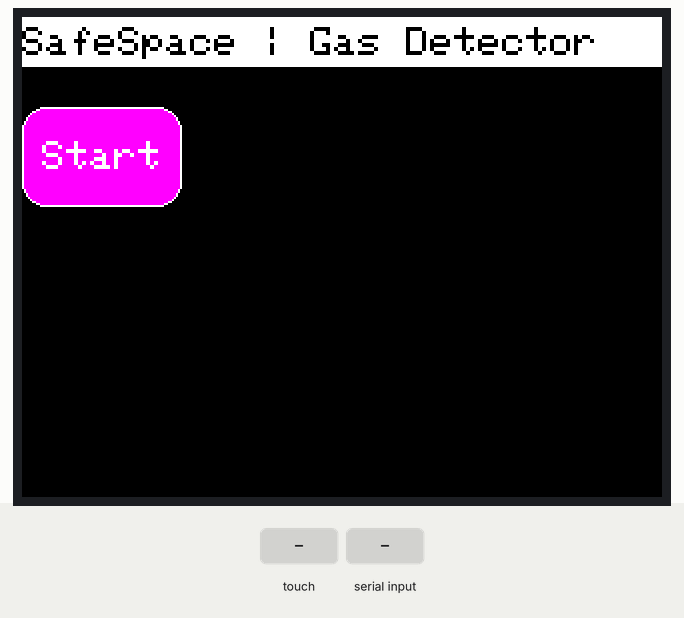
The sketch below on a simulated Arduino Uno, built with avr-gcc and run on an emulated ATmega328P. On the bench: 320×240 colour display. The test bench sets the inputs (shaded band). What the sketch prints to the serial monitor is not drawn.

Above: at 6.6 s.
6.7 s: touch panel pressed at 13 % / 10 % of its raw x / y range
At 8.5 s:
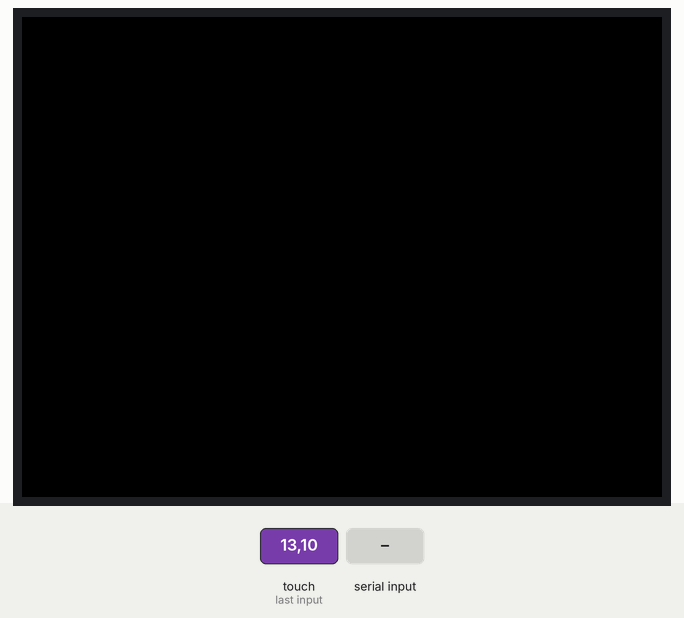
9.7 s: "SOS\n" received over Serial
At 10.4 s:
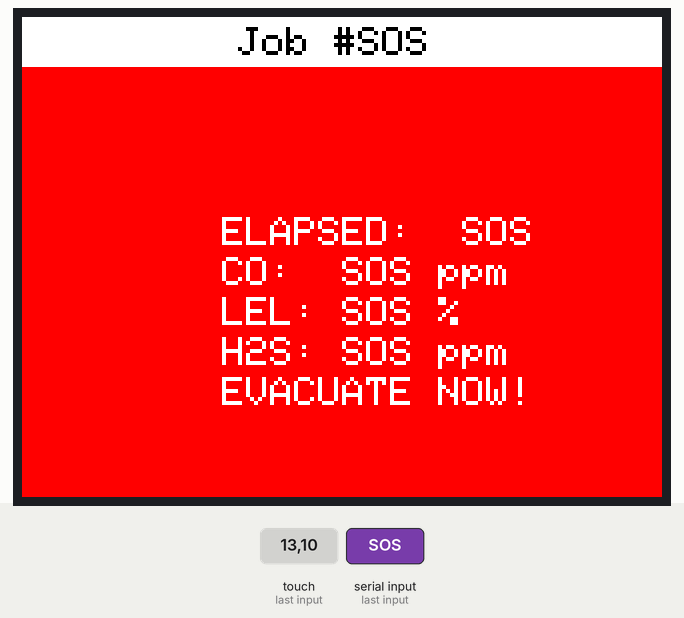
12.7 s: "1\n" received over Serial
At 13.7 s:
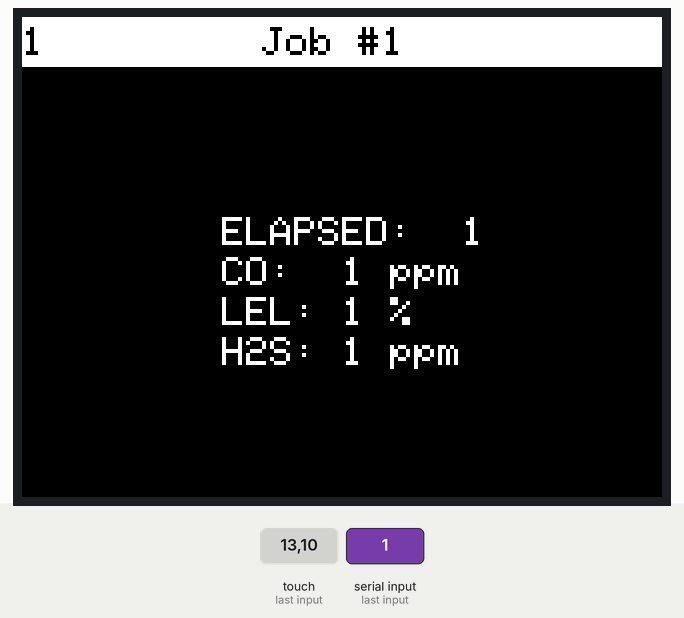
15.7 s: touch panel pressed at 38 % / 10 % of its raw x / y range
At 18.5 s:
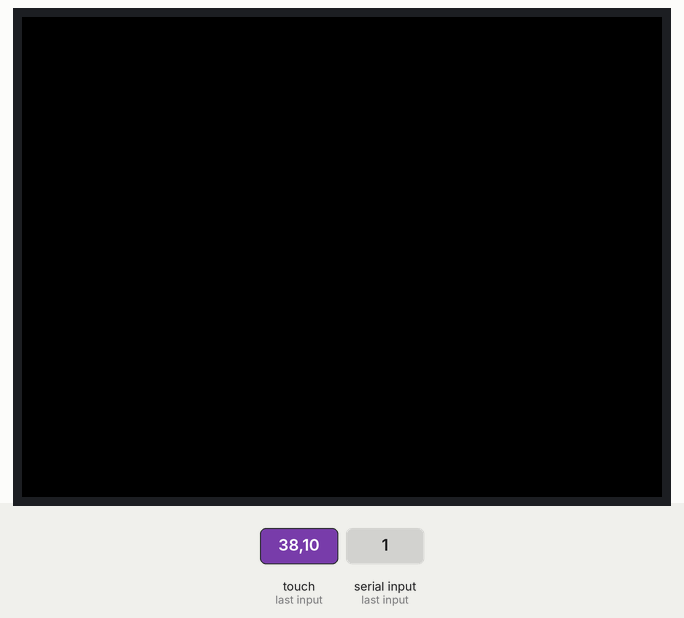
18.7 s: "0\n" received over Serial
At 19.7 s:
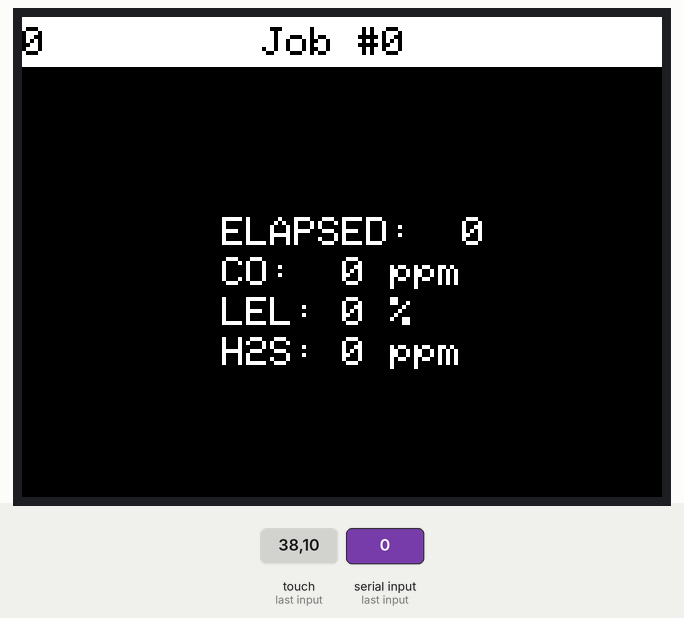
21.7 s: "SOS\n" received over Serial
At 23.11 s:
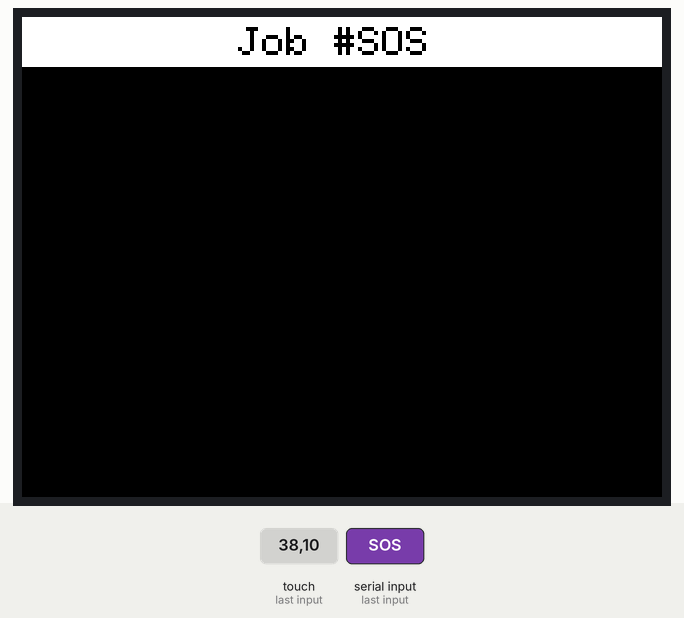
Timing chart, 0 to 24.7 s (numbered marks = the images above; inputs shaded):
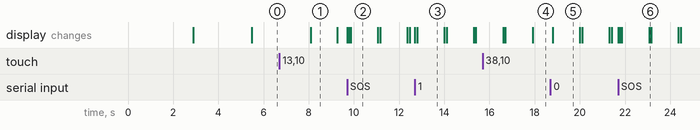

The sketch:

safeSpace.ino
```cpp
#include <Adafruit_GFX.h>
#include <MCUFRIEND_kbv.h>
MCUFRIEND_kbv tft;
#include <TouchScreen.h>
#define MINPRESSURE 100
#define MAXPRESSURE 2000
#define BLACK   0x0000
#define BLUE    0x001F
#define RED     0xF800
#define GREEN   0x07E0
#define MAGENTA 0xF81F
#define YELLOW   0xFFE0
#define WHITE   0xFFFF
#define RED     0xF800

unsigned long previousMillis = 0;
const int interval = 10;  // Refresh interval in milliseconds

// ALL Touch panels and wiring is DIFFERENT
// copy-paste results from TouchScreen_Calibr_native.ino
const int XP = 6, XM = A2, YP = A1, YM = 7; //ID=0x9341

const int TS_LEFT = 910, TS_RT = 169, TS_TOP = 900, TS_BOT = 180;

const String dataUnavailableString = "N/A";

TouchScreen ts = TouchScreen(XP, YP, XM, YM, 300);

int Started = 0;

Adafruit_GFX_Button on_btn;

int pixel_x, pixel_y;     //Touch_getXY() updates global vars
int button;
int onMode = 0;

void serialFlush(){
                  while(Serial.available() > 0) {
                    char t = Serial.read();
                  }
                }

bool Touch_getXY(void)
{
    TSPoint p = ts.getPoint();
    pinMode(YP, OUTPUT);      //restore shared pins
    pinMode(XM, OUTPUT);
    digitalWrite(YP, HIGH);   //because TFT control pins
    digitalWrite(XM, HIGH);
    bool pressed = (p.z > MINPRESSURE && p.z < MAXPRESSURE);
    if (pressed) {
        // Serial.println("P.X:"+String(p.x));
        // Serial.println("P.Y:"+String(p.y));
        pixel_x = map(p.x, TS_RT, TS_LEFT,  0, tft.width()); //.kbv makes sense to me
        pixel_y = map(p.y, TS_TOP, TS_BOT, 0, tft.height());
        // Serial.println("X:"+String(pixel_x));
        // Serial.println("Y:"+String(pixel_y));
        // Serial.println("");
        tft.setTextColor(WHITE, BLACK);
        if (pixel_y<=-25){
            button = 0;
            if (onMode == 0) {
                on_btn.initButton(&tft, 40, 70, 80, 50, WHITE, MAGENTA, WHITE, "J.I.P", 2);
                onMode = 1;
            } else {
                onMode = 0;
            }
            on_btn.drawButton(true);
        }
        if(pixel_y>-25){
          button = 2;
        }

    }
    //   tft.drawLine(160, 239,x,y, WHITE);
    if(pressed){
          tft.setTextSize(2);

          tft.setCursor(110,45);
          delay(1000);
          int textX = 110;
          int textY = 45;
          int textWidth = 200;
          int textHeight = 20;
          uint16_t backgroundColor = BLACK;
          tft.fillRect(textX, textY, textWidth, textHeight, backgroundColor);
    }
    delay(200);
    return pressed;
}

String getSensorData() {
  unsigned long startTime = millis();
  while (millis() - startTime < 1000) { // Wait for up to 1000 milliseconds (1 second)
    if (Serial.available() > 0) {
      String data = Serial.readStringUntil('\n');
      return data;
    }
  }
  return dataUnavailableString;
}

void printValues() {

            String sensorString = getSensorData();
            int firstDelimiterIndex = sensorString.indexOf('|');
            int secondDelimiterIndex = sensorString.indexOf('|', firstDelimiterIndex + 1);
            int thirdDelimiterIndex = sensorString.indexOf('|', secondDelimiterIndex + 1);
            int fourthDelimiterIndex = sensorString.indexOf('|', thirdDelimiterIndex + 1);
            int fifthDelimiterIndex = sensorString.indexOf('|', fourthDelimiterIndex + 1);

            // Extract elapsed time value
            String elapsedStr = sensorString.substring(0, firstDelimiterIndex);

            // Extract CO value
            String carbonMonoxideStr = sensorString.substring(firstDelimiterIndex + 1, secondDelimiterIndex);

            // Extract LEL value
            String lelStr = sensorString.substring(secondDelimiterIndex + 1, thirdDelimiterIndex);

            // Extract H2S value
            String h2sStr = sensorString.substring(thirdDelimiterIndex + 1, fourthDelimiterIndex);

            // Extract JOB value
            String jobStr = sensorString.substring(fourthDelimiterIndex + 1, fifthDelimiterIndex);

            // Extract current time
            String currentTimeStr = sensorString.substring(fifthDelimiterIndex + 1, sensorString.length() - 3);

              tft.setTextSize(2);
   tft.fillRect(0,25,320,240,BLACK);
                tft.fillRect(100, 180, 100, 30, BLACK);

if (sensorString.indexOf("SOS") != -1) {
   tft.fillRect(0,25,320,240,RED);

            String currentTimeStr = sensorString.substring(fifthDelimiterIndex + 1, sensorString.length() - 9);
 }

              // Display the JSON data on the TFT LCD
              tft.setCursor(100, 100);
              if (sensorString.indexOf("SOS") == -1){
                            tft.fillRect(100, 100, 100, 30, BLACK);}
              tft.setTextColor(WHITE);
              tft.print("ELAPSED:  ");
              tft.print(elapsedStr);

              tft.setCursor(100, 120);
              if (sensorString.indexOf("SOS") == -1){
                            tft.fillRect(100, 120, 100, 30, BLACK);}
              tft.setTextColor(WHITE);
              tft.print("CO:  ");
              tft.print(carbonMonoxideStr);
              tft.print(" ppm");

              tft.setCursor(100, 140);
              if (sensorString.indexOf("SOS") == -1){
                            tft.fillRect(100, 140, 100, 30, BLACK);}
              tft.setTextColor(WHITE);
              tft.print("LEL: ");
              tft.print(lelStr);
              tft.print(" %");

              tft.setCursor(100, 160);
              if (sensorString.indexOf("SOS") == -1){
                            tft.fillRect(100, 160, 100, 30, BLACK);}
              tft.setTextColor(WHITE);
              tft.print("H2S: ");
              tft.print(h2sStr);
              tft.print(" ppm");

              if (sensorString.indexOf("SOS") != -1) {
                tft.setCursor(100, 180);
                tft.setTextColor(WHITE);
                tft.print("EVACUATE NOW!");
              }

               tft.fillRect(0,0,320,25,WHITE);
               tft.setTextColor(BLACK);
               tft.setCursor(0,5);
               tft.print(currentTimeStr);
               tft.print("         Job #"+jobStr);
               serialFlush();
               Serial.println("ACK");


}


float i=0;
int randomvalue=-90;
int returnx=0;
float angle,x,y;
bool down;
unsigned long old =0;
unsigned long current =0;
void setup(void)
{
    Serial.begin(9600);
    uint16_t ID = tft.readID();
    Serial.print("TFT ID = 0x");
    Serial.println(ID, HEX);
    Serial.println("Calibrate for your Touch Panel");
    if (ID == 0xD3D3) ID = 0x9486; // write-only shield
    tft.begin(ID);
    tft.setRotation(3);            //PORTRAIT
    tft.setTextSize(3);


    tft.fillScreen(BLACK);
    tft.setTextColor(YELLOW);

    tft.setTextSize(1);

    tft.println("      __,");
    tft.println("   .-'  / ");
    tft.println(" .'    /   /`.");
    tft.println(" |    /   /  |     .----.         .---.");
    tft.println(" |    \__/   |    '---,  `._____.'  _  `.");
    tft.println(" `.         .'         )   _____   <_>  :");
    tft.println("   `.     .'      .---'  .'     `.     .'");
    tft.println("     | ][ |       `----'          `---'");
    tft.println("     | ][ |");
    tft.print("     | ][ |");
    tft.setTextColor(WHITE);
    tft.println("     ____  __  ____ ____ ");
    tft.setTextColor(YELLOW);
    tft.print("     | ][ |");
    tft.setTextColor(WHITE);
    tft.println("    / ___)/ _\(  __(  __)");
    tft.setTextColor(YELLOW);
    tft.print("     | ][ |");
    tft.setTextColor(WHITE);
    tft.println("    \___ /    \) _) ) _)");
    tft.setTextColor(YELLOW);
    tft.print("     | ][ |");
    tft.setTextColor(WHITE);
    tft.println("    (____\_/\_(__) (____)");
    tft.setTextColor(YELLOW);
    tft.println("     | ][ |");
    tft.println("     | ][ |");
    tft.print("     | ][ |");
    tft.setTextColor(WHITE);
    tft.println("           ____ ____  __   ___ ____ ");
    tft.setTextColor(YELLOW);
    tft.print("   .'  __  `.");
    tft.setTextColor(WHITE);
    tft.println("        / ___(  _ \/ _\ / __(  __)");
    tft.setTextColor(YELLOW);
    tft.print("   |  /  \  | ");
    tft.setTextColor(WHITE);
    tft.println("         \___ \) __/    ( (__ ) _)");
    tft.setTextColor(YELLOW);
    tft.print("   |  \__/  |");
    tft.setTextColor(WHITE);
    tft.println("        (____(__) \_/\_/\___(____)");
    tft.setTextColor(YELLOW);
    tft.println("   `.      .'");
    tft.println("     `----'");


   delay(2500);

    tft.fillScreen(BLACK);
    tft.setTextColor(WHITE);
   tft.setCursor(0,0);
   tft.println("");
   tft.setTextSize(4);
   tft.println("SafeSpace");
    tft.setTextColor(YELLOW);
   tft.setTextSize(1);
   tft.println("");
   tft.println("Aaditya Rengarajan (21Z202)");
   tft.println("Hareesh S (21Z218)");
   tft.println("Kavin Dev R (21Z224)");
   tft.println("S Karun Vikhash (21Z247)");
   tft.println("Sanjay Kumaar Eswaran (21Z248)");
   delay(2500);

    tft.fillScreen(BLACK);
    on_btn.initButton(&tft,  40, 70, 80, 50, WHITE, MAGENTA, WHITE, "Start", 2);

    on_btn.drawButton(false);


    i=randomvalue;

   tft.setTextSize(2);
   tft.fillRect(0,0,320,25,WHITE);
   tft.setTextColor(BLACK);
   tft.setCursor(0,5);
   tft.print("SafeSpace | Gas Detector");
  //tft.setTextColor(YELLOW,BLACK);
}

void loop(void)
{
  if(Started==1){
    unsigned long currentMillis = millis();

    if (currentMillis - previousMillis >= interval) {
        // Update display here
        printValues();  // Example function to update display
        previousMillis = currentMillis;
    }
  }

   down = Touch_getXY();

  //  Serial.println("Print");
  //  Serial.println("Wait");
    if (down)
    {
          Started = 1;
              tft.fillScreen(BLACK);


            on_btn.press(down && pixel_y<-15);
            if (on_btn.justPressed() || button == 0 )
            {
               on_btn.press(false);
            }

  }
}
```

Measured:
- after the input at 6.7 s, the display: changes after 1.4 s (image 1)
- after the input at 15.7 s, the display: first differs from a run without the input after 2.2 s (image 4)
- after the input at 18.7 s, the display: changes after 0.10 s (image 5)
- what the display in image 1 shows lasts 1.2 s, from 8.1 s to 9.3 s
